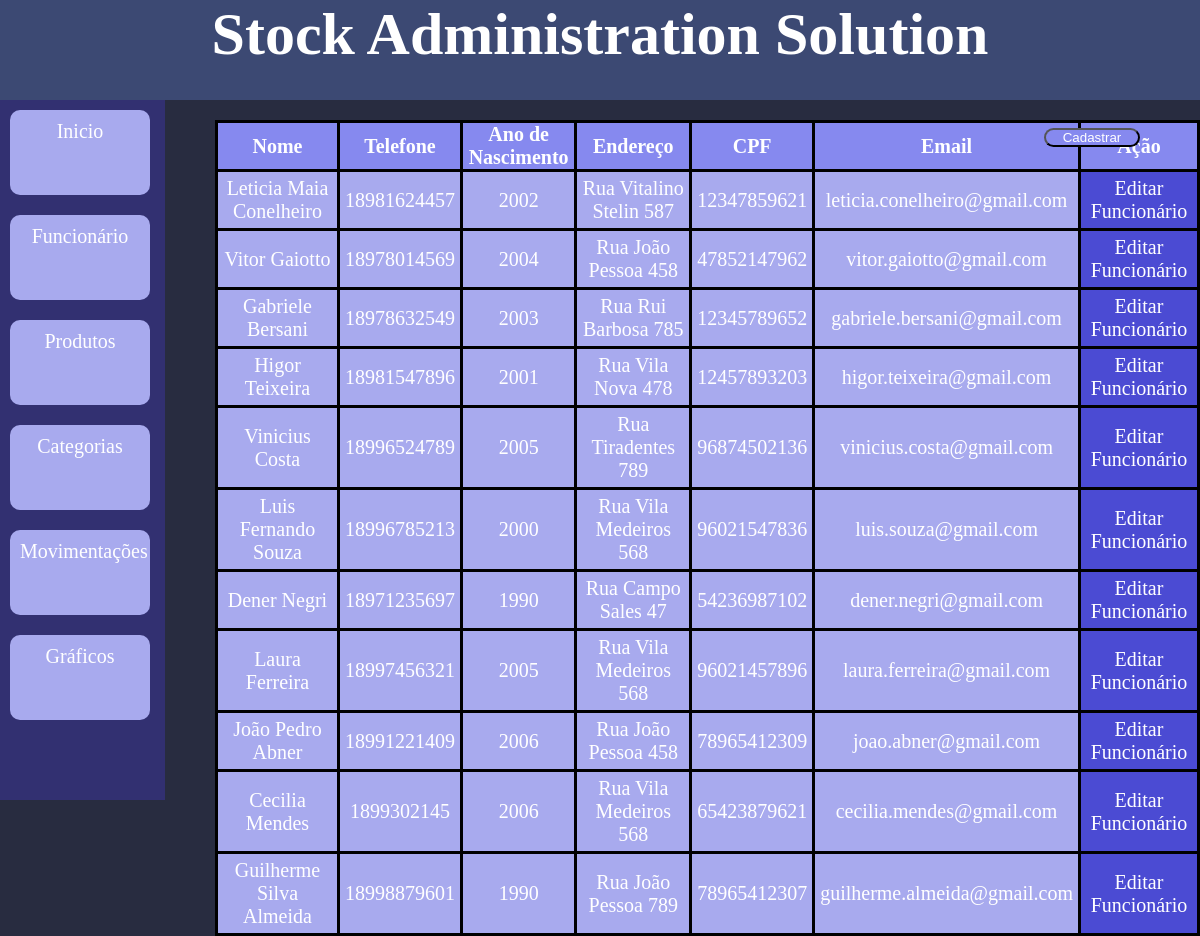
/funcionarios, run on an earlier commit of the app's database.
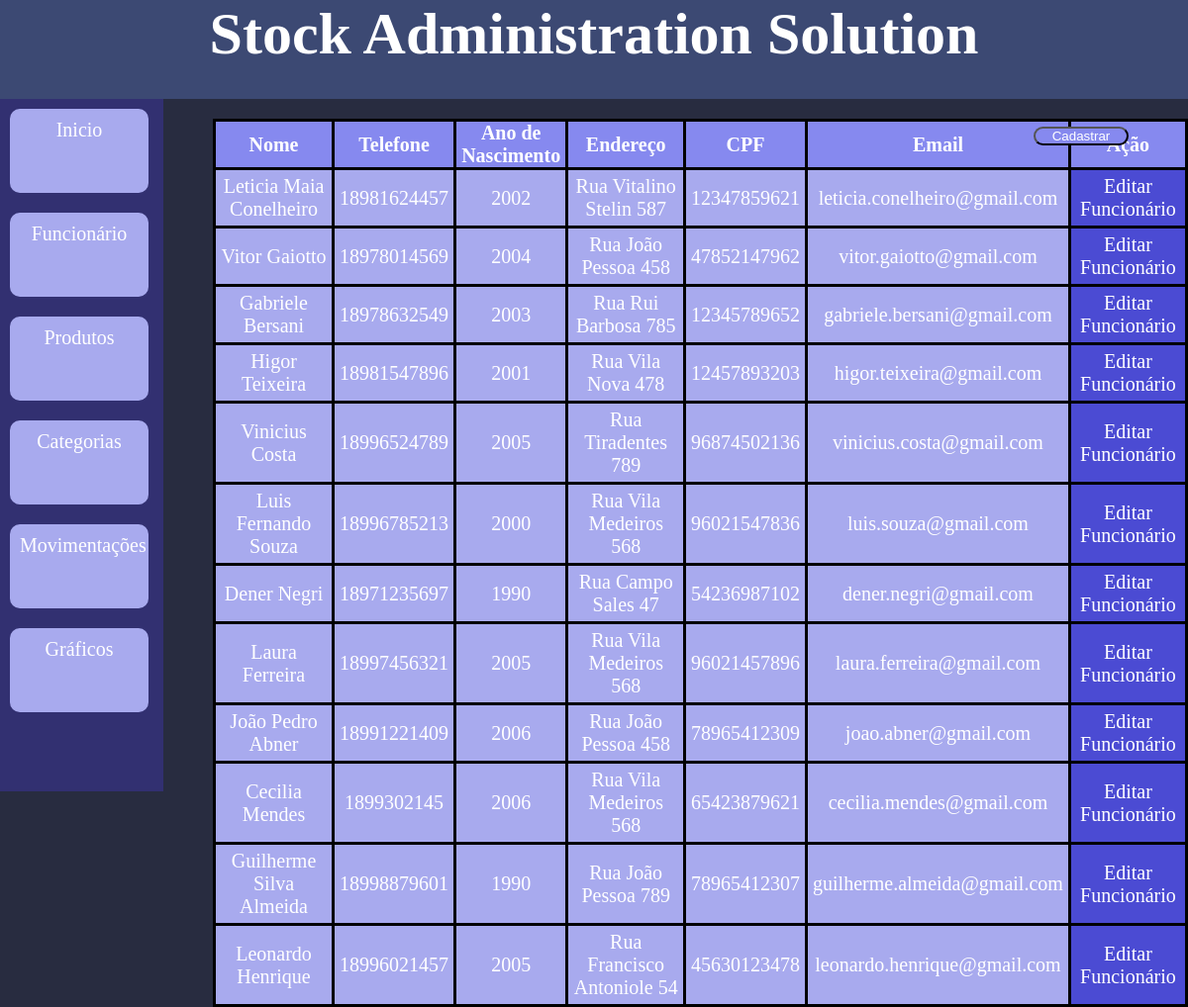
And on a later commit of the database.
### models.py (models this page shows, shortened)
class Funcionario(Base):
    __tablename__ = 'funcionarios'
    id = Column(Integer, primary_key=True)
    nome = Column(String(40), nullable=False, index=True)
    telefone = Column(String(11), nullable=False, index=True, unique=True)
    ano_de_nascimento = Column(Integer, nullable=False, index=True)
    endereco = Column(String(40), nullable=False, index=True)
    cpf = Column(String(11), nullable=False, index=True, unique=True)
    email = Column(String(50), nullable=False, index=True, unique=True)
    def serialize_user(self):
        dados_funcionario = {
            'id': self.id,
            'nome': self.nome,
            'telefone': self.telefone,
            'ano_de_nascimento': self.ano_de_nascimento,
            'endereco': self.endereco,
            'cpf': self.cpf,
            'email': self.email,
        }
        return dados_funcionario

### app.py (the view)
@app.route('/funcionarios', methods=['GET'])
def funcionarios():
    sql_funcionarios = select(Funcionario)
    resultado_funcionarios = db_sesion.execute(sql_funcionarios).scalars()
    lista_funcionarios = []
    for x in resultado_funcionarios:
        lista_funcionarios.append(x.serialize_user())
        print(lista_funcionarios[-1])
    return render_template("lista_funcionarios.html",
                           funcionarios_banco=lista_funcionarios)

### templates/lista_funcionarios.html
{% extends 'base.html' %}
{% block conteudo %}
<table class="funcionario_tab">
    <thead>
        <tr>
            <th>Nome</th>
            <th>Telefone</th>
            <th>Ano de Nascimento</th>
            <th>Endereço</th>
            <th>CPF</th>
            <th>Email</th>
            <th>Ação</th>
        </tr>
    </thead>
    <tbody>
        {% for item in funcionarios_banco%}
        <tr>
            <td>{{item.nome}}</td>
            <td>{{item.telefone}}</td>
            <td>{{item.ano_de_nascimento}}</td>
            <td>{{item.endereco}}</td>
            <td>{{item.cpf}}</td>
            <td>{{item.email}}</td>
            <td class="editar"><a href="{{ url_for('editar_funcionario',id=item.id) }}">Editar Funcionário</a></td>
        </tr>
        {% endfor %}
    </tbody>
</table>
<button class="continuar"><a href="{{url_for('criar_funcionario')}}">Cadastrar</a></button>
{% endblock conteudo %}

What changed in the data, as far as the page shows it:
added Funcionario: nome "Leonardo Henrique", telefone "18996021457", ano_de_nascimento "2005", endereco "Rua Francisco Antoniole 54", cpf "45630123478", email "leonardo.henrique@gmail.com"
